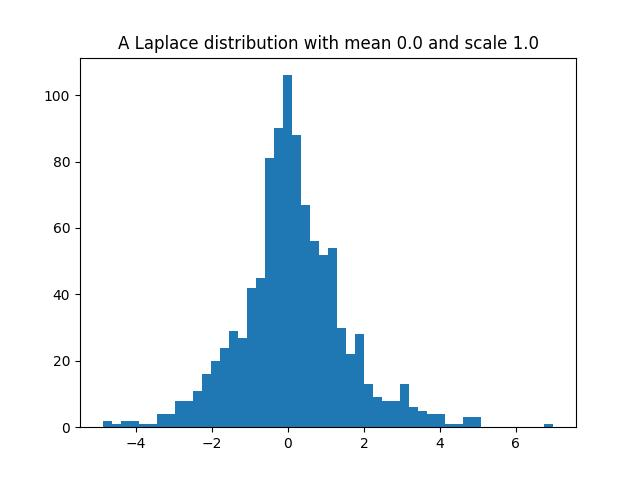

The script that saved this image:
# creating_random_data_laplace.py
"""
This module creates a tensor with random data
following a Laplace distribution
"""
#
# 2022-11-22
#
# sources:
#   https://pytorch.org/docs/stable/distributions.html
#   https://pytorch.org/docs/stable/distributions.html#laplace
#
#
# test on Ubuntu 22.04.1 LTS, Python 3.10.6, torch 1.12.1+cpu: OK
#


import torch
import matplotlib.pyplot as plt
from torch.distributions import Laplace

LOC=0.0  # mean of the distribution
SCALE=1.0  # scale of the distribution
SAMPLES=1000  # number of samples from the distribution

l = Laplace(torch.tensor([LOC]), torch.tensor([SCALE]))
s = l.sample()
print('\ns sample = \n', s)


u = torch.full((1,SAMPLES), l.rsample().item())
print('\nu tensor = \n', u)


t = torch.empty(SAMPLES)
for i in range(t.size(0)):
    print(i)
    t[i] = l.sample()

print('\nt tensor = \n', t)



fig = plt.figure()
plt.hist(t, bins = 50)

plt.title('A Laplace distribution with mean 0.0 and scale 1.0')

fig.savefig('creating_random_data_laplace.jpg')
plt.show()


# end of creating_random_data_laplace.py
